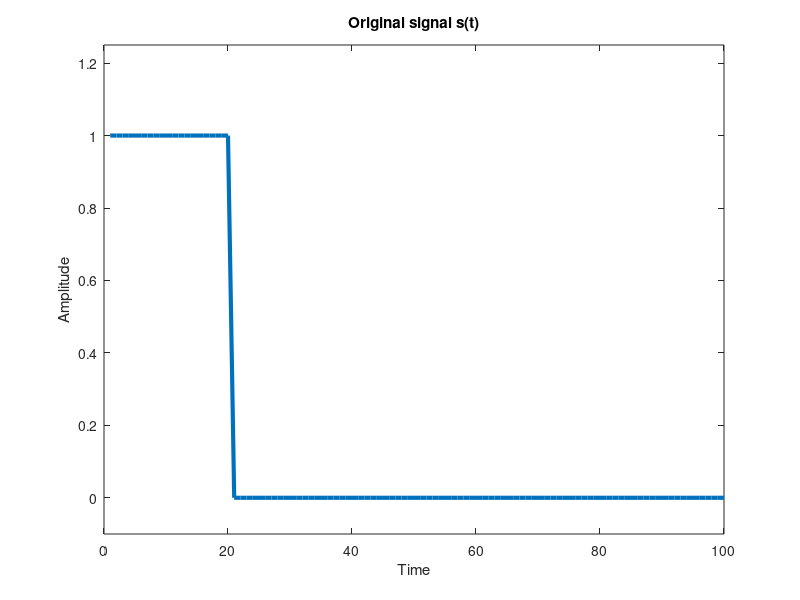
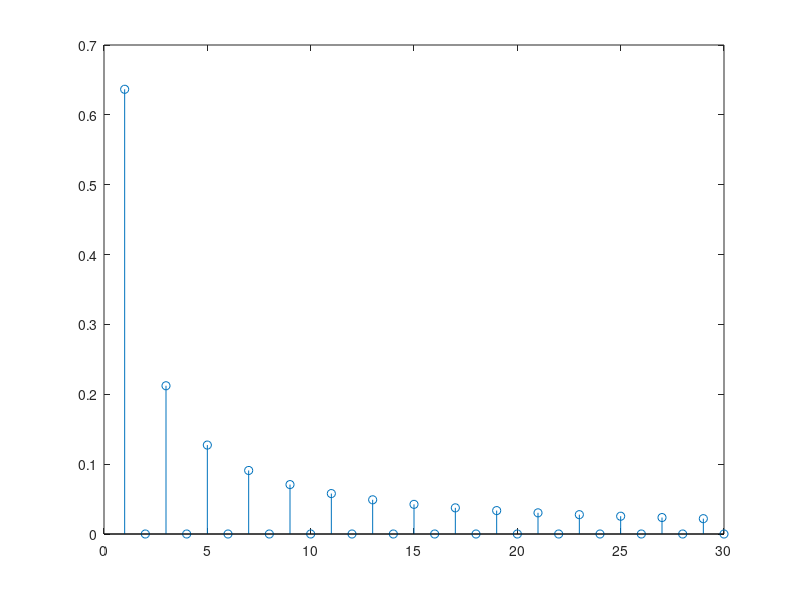
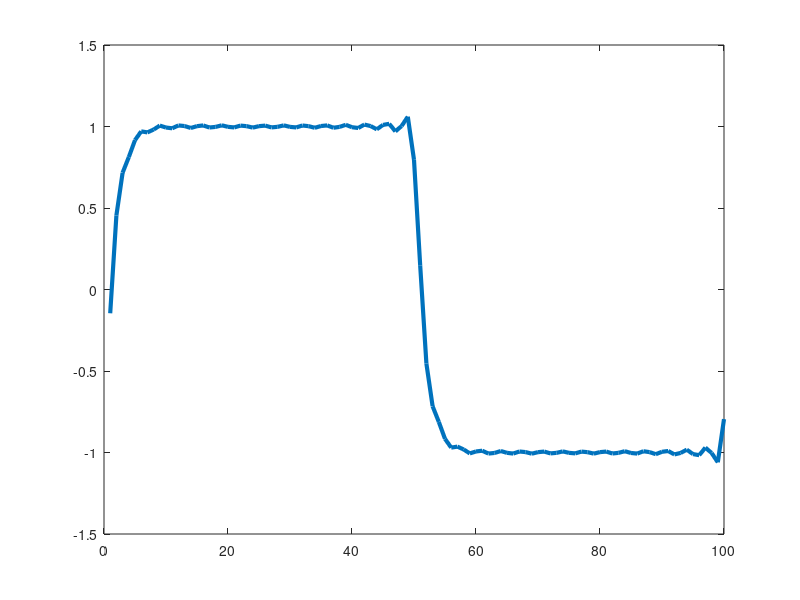

Reproduce these figures in MATLAB, in order.
function doi

    % -------------------------------------------------------------------------

    A = 1;
    T = 100;
    N = 30;

    fc = 10 / T; %5000;
    R = 1000;
    C = 1 / (2 * pi * R * fc);

    alpha = 2 * pi * j * R * C / T;

    original = A * [ones(1, 20) zeros(1, T - 20)];
    t = [1 : 1 : T];

    c = zeros(1, N);

    for k = 1 : 2 : N
        c(k) = 2 / (k * pi * j);
    end

    figure(1)
    plot(t, original, "LineWidth", 3);
    title("Original signal s(t)");
    ylabel("Amplitude");
    xlabel("Time");
    ylim([-0.1, (A + 0.25)]);

    figure(2)
    stem(1 : N, abs(c));

    % -------------------------------------------------------------------------

    cy = zeros(1, N);

    for k = 1 : 2 : N
        cy(k) = c(k) / (1 + k * alpha);
    end
    
    % -------------------------------------------------------------------------

    sN = zeros(1, T);

    for ii = 1 : T
        for k = 1 : 2 : N
            sN(ii) += 2 * cy(k) * exp(2 * pi * j * k * ii / T);
        end
    end

    figure(3)
    plot(t, real(sN), "LineWidth", 3);

    % -------------------------------------------------------------------------
end